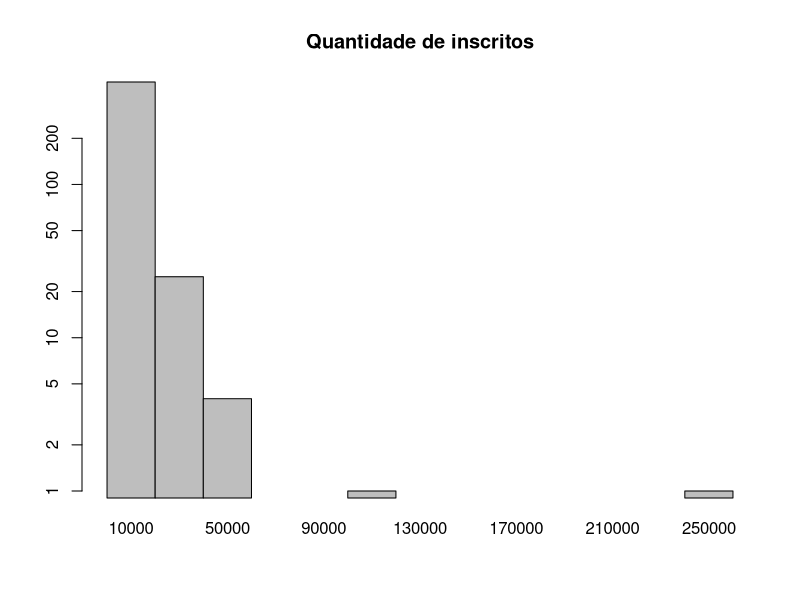
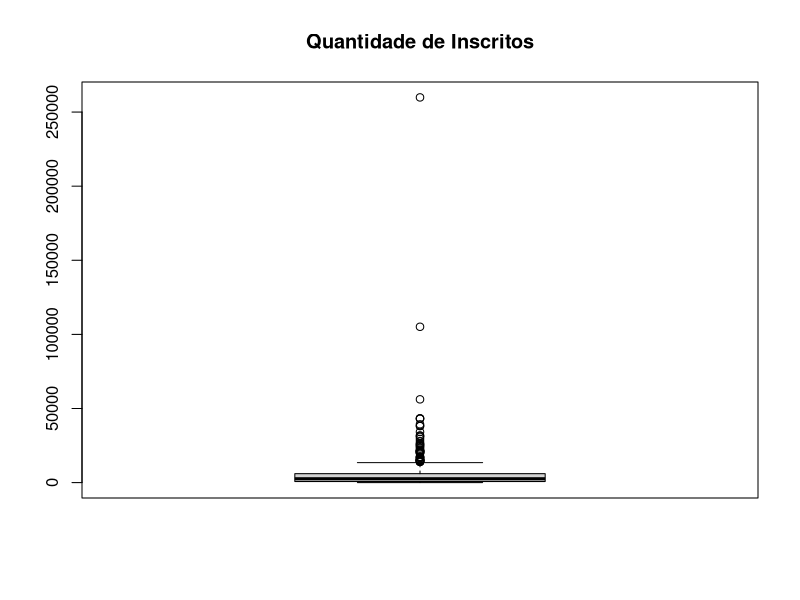
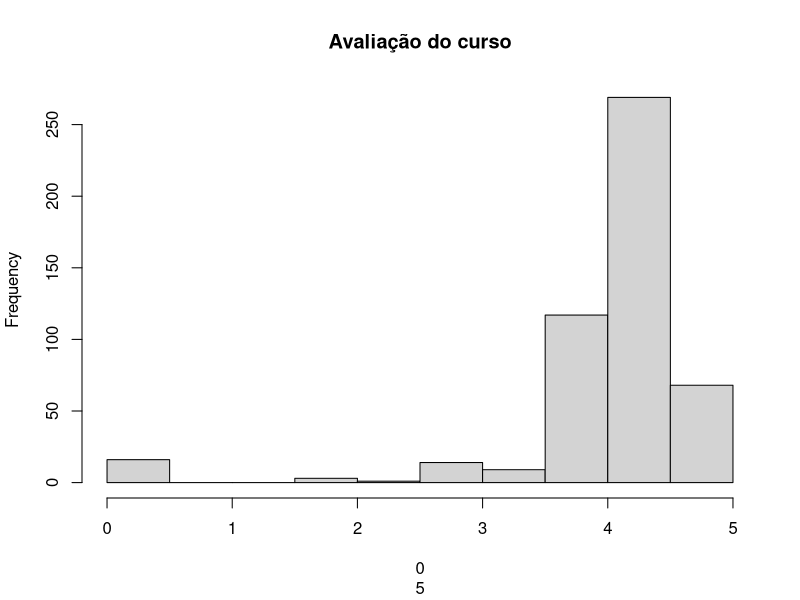
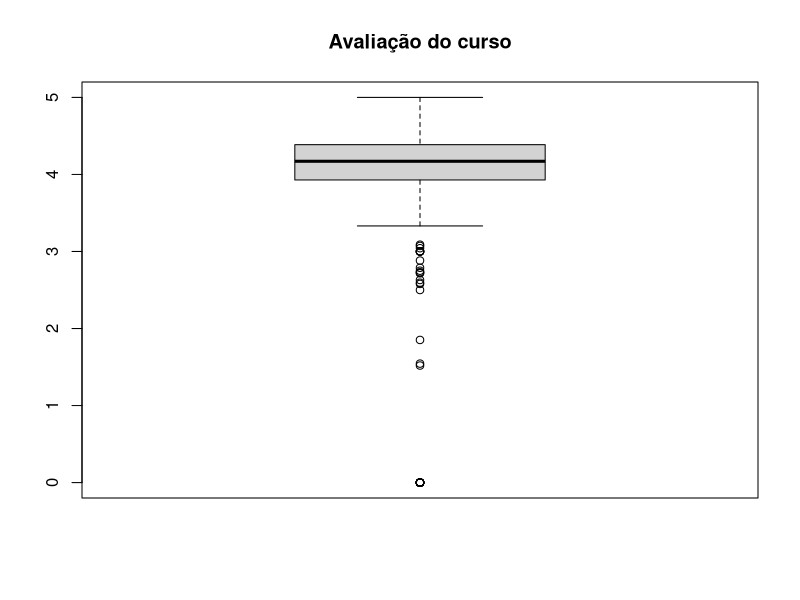
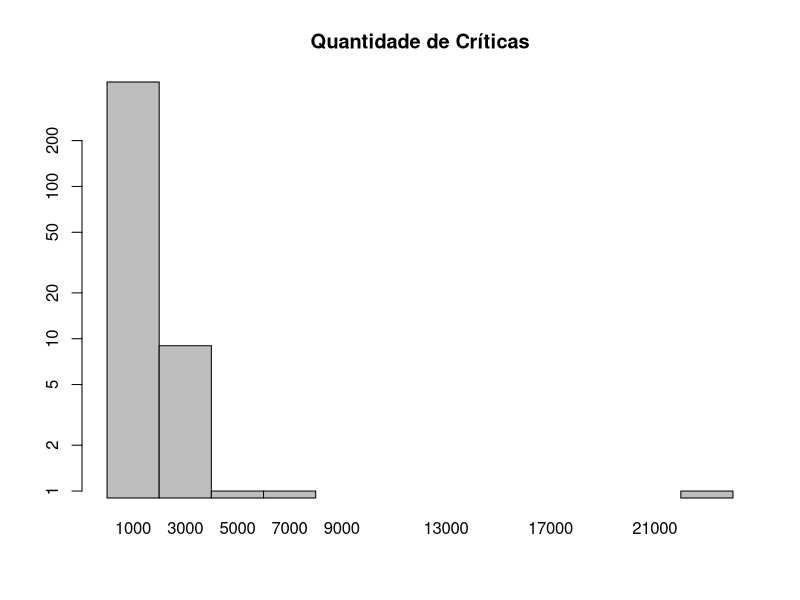
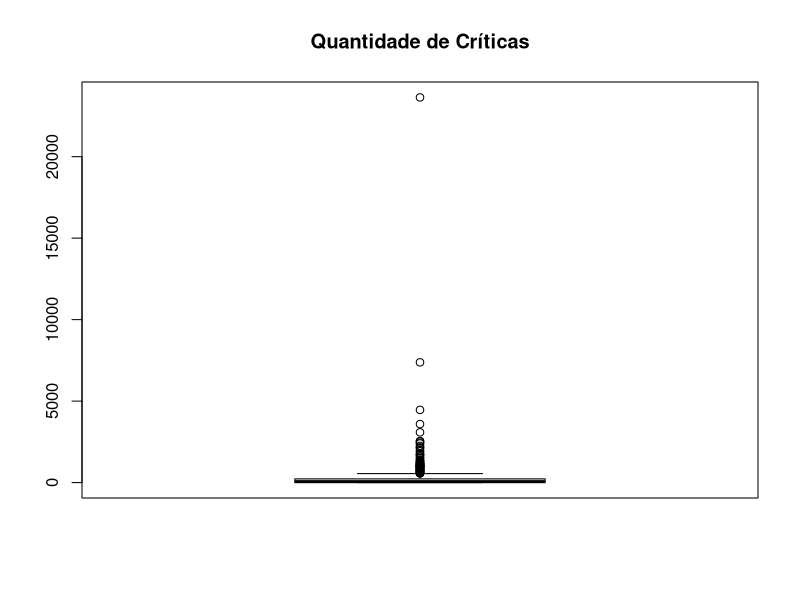
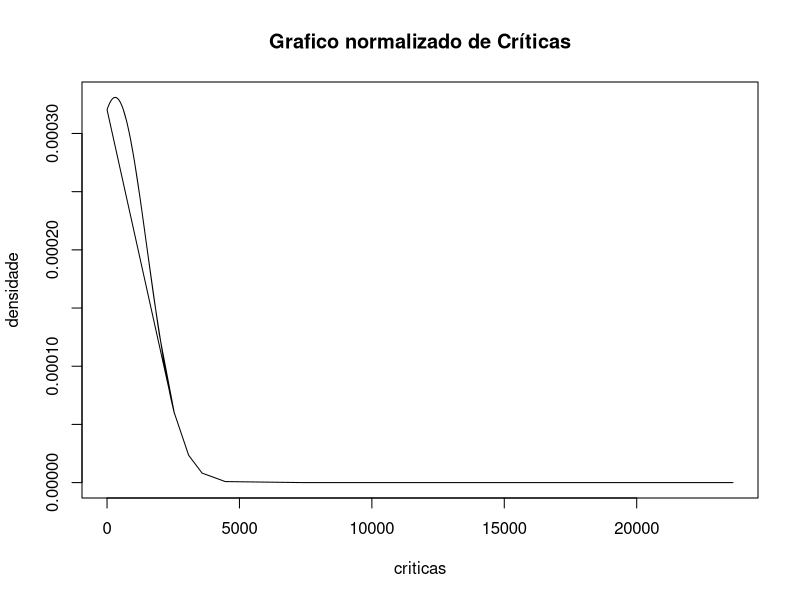
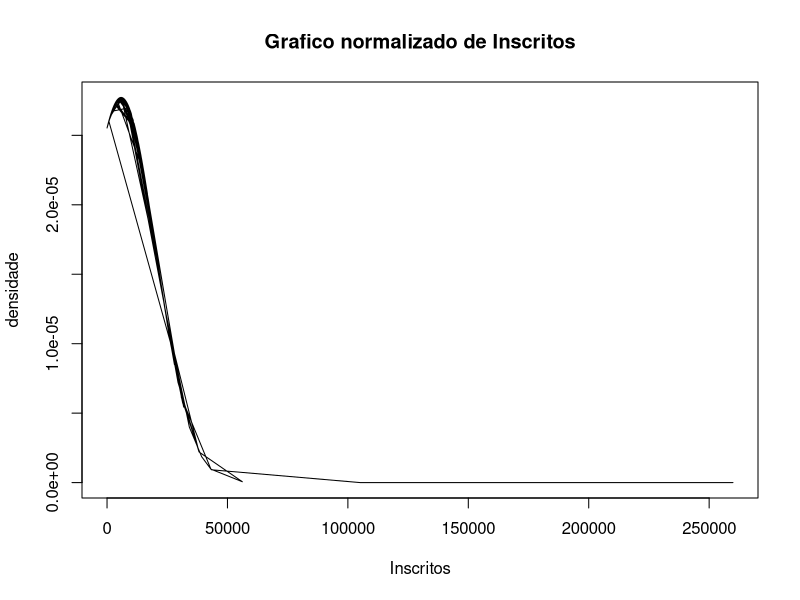

R code for these plots, in order:
mode <- function(v) {
   uniqv <- unique(v)
   uniqv[which.max(tabulate(match(v, uniqv)))]
}

hist_logy <- function(x, breaks = "Sturges", plot = TRUE, ...){
  h <- hist(x, breaks = breaks, plot = FALSE)
  is.na(h$counts) <- h$count == 0
  if(plot) barplot(setNames(h$counts, h$mids), log = "y", space = 0, ...)
  invisible(h)
}

data <- read.csv("./Database/gratuitos.csv")

print("gratuitos: ")
print("")


#Numero de Incritos
mediaInscritos <- mean(data$numInscritos)
medianaInscritos <- median(data$numInscritos)
modaInscritos <- mode(data$numInscritos)
varInscritos <- var(data$numInscritos)
dpInscritos <- sd(data$numInscritos)
cfInscritos <- dpInscritos/mediaInscritos * 100
Q1Inscritos <- quantile(data$numInscritos*1000, probs = 0.25)/1000
Q2Inscritos <- quantile(data$numInscritos*1000, probs = 0.50)/1000
Q3Inscritos <- quantile(data$numInscritos*1000, probs = 0.75)/1000

print(sprintf("Inscrição: media: %.3f, mediana: %.3f, moda: %.3f, Quartis{ %.3f , %.3f , %.3f }",
              mediaInscritos, medianaInscritos, modaInscritos, Q1Inscritos, Q2Inscritos, Q3Inscritos ))
print(sprintf("Variância: %.3f, desvio padrão:%.3f , coeficiente de variação: %.3f",
              varInscritos, dpInscritos, cfInscritos))
hist_logy(data$numInscritos, main="Quantidade de inscritos")
boxplot(data$numInscritos, main="Quantidade de Inscritos")



# Avaliação
mediaAvaliacao <- mean(data$avaliacao)
medianaAvaliacao <- median(data$avaliacao)
modaAvaliacao <- mode(data$avaliacao)
varAvaliacao <- var(data$avaliacao)
dpAvaliacao <- sd(data$avaliacao)
cfAvaliacao <- varAvaliacao/mediaAvaliacao * 100
Q1Avaliacao <- quantile(data$avaliacao*1000, probs = 0.25)/1000
Q2Avaliacao <- quantile(data$avaliacao*1000, probs = 0.50)/1000
Q3Avaliacao <- quantile(data$avaliacao*1000, probs = 0.75)/1000

print(sprintf("Avaliação: media: %.3f, mediana: %.3f, moda: %.3f, Quartis{ %.3f , %.3f , %.3f }",
              mediaAvaliacao, medianaAvaliacao, modaAvaliacao, Q1Avaliacao, Q2Avaliacao, Q3Avaliacao ))
print(sprintf("Variância: %.3f, desvio padrão:%.3f , coeficiente de variação: %.3f",
              varAvaliacao, dpAvaliacao, cfAvaliacao))
hist(data$avaliacao, xlab = c(0,5), main = "Avaliação do curso")
boxplot(data$avaliacao, main="Avaliação do curso")

#Criticas
mediaCriticas <- mean(data$numCriticas)
medianaCriticas <- median(data$numCriticas)
modaCriticas <- mode(data$numCriticas)
varCriticas <- var(data$numCriticas)
dpCriticas <- sd(data$numCriticas)
cfCrticas <- dpCriticas/mediaCriticas * 100
Q1Criticas <- quantile(data$numCriticas*1000, probs = 0.25)/1000
Q2Criticas <- quantile(data$numCriticas*1000, probs = 0.50)/1000
Q3Criticas <- quantile(data$numCriticas*1000, probs = 0.75)/1000
print(sprintf("Críticas: media: %.3f, mediana: %.3f, moda: %.3f, Quartis{ %.3f, %.3f, %.3f }",
              mediaCriticas, medianaCriticas, modaCriticas, Q1Criticas, Q2Criticas, Q3Criticas))
print(sprintf("Variância: %.3f, desvio padrão:%.3f , coeficiente de variação: %.3f",
              varCriticas, dpCriticas, cfCrticas))
hist_logy(data$numCriticas, main="Quantidade de Críticas")
boxplot(data$numCriticas, main="Quantidade de Críticas")

#avaliando x na fdp
normalCriticas<- dnorm(data$numCriticas, sd = dpCriticas, mean=mediaCriticas)
normalInscritos<- dnorm(data$numInscrito, sd = dpInscritos, mean = mediaInscritos)
normalAvaliacao<- dnorm(data$avaliacao, sd = dpAvaliacao, mean = mediaAvaliacao)

#plot a fdp
plot(data$numCriticas,normalCriticas,type = "l", ylab = "densidade", xlab = "criticas", main="Grafico normalizado de Críticas" )
plot(data$numInscritos,normalInscritos,type = "l", ylab = "densidade", xlab = "Inscritos", main="Grafico normalizado de Inscritos")
plot(data$avaliacao,normalAvaliacao,xlim = c(0,5) ,type = "l", ylab = "densidade", main="Grafico normalizado de Avaliação")
